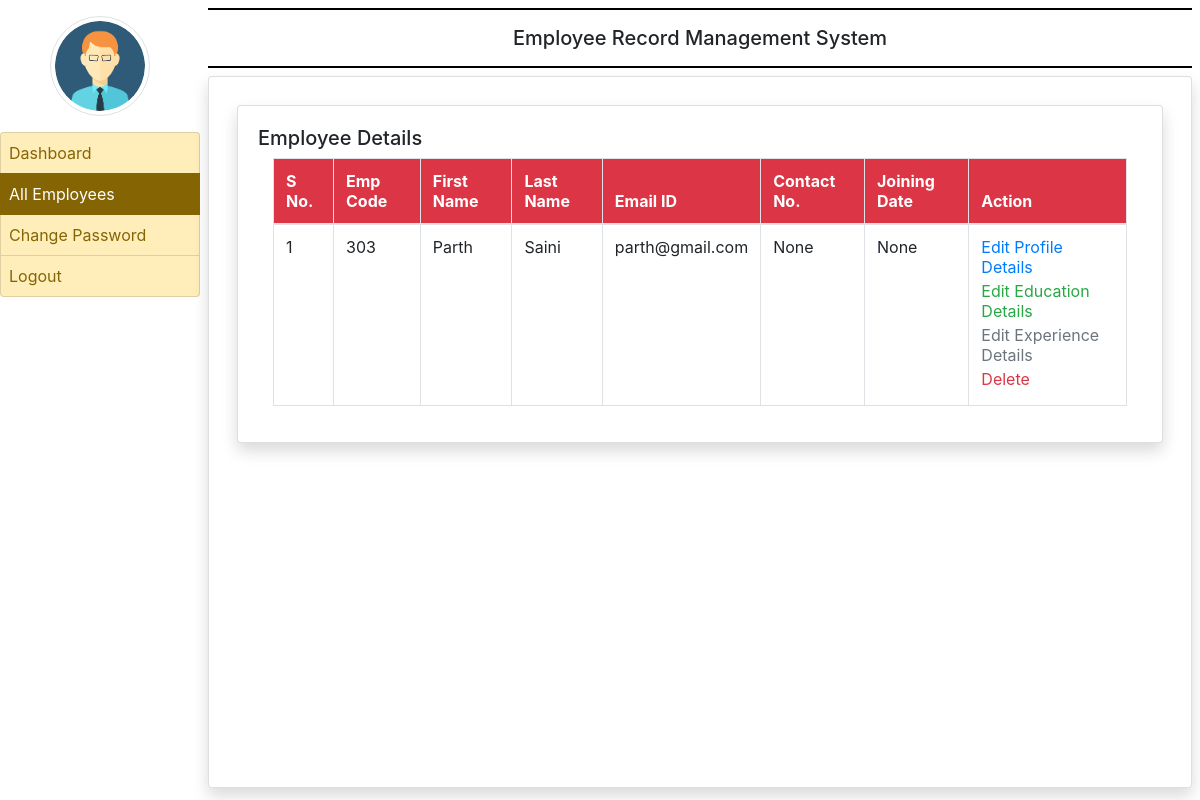
The page /all_employee (signed in) on the database its author committed.
### employee/models.py (models this page shows, shortened)
class EmployeeDetail(models.Model):
    user = models.ForeignKey(User,on_delete=models.CASCADE)
    empcode = models.CharField(max_length=50)
    empdept = models.CharField(max_length=50,null=True)
    designation = models.CharField(max_length=100,null=True)
    contact = models.CharField(max_length=15,null=True)
    gender = models.CharField(max_length=50,null=True)
    joiningdate = models.DateField(null=True)

### employee/views.py (the view)
# urls.py: path('all_employee', all_employee, name='all_employee'),
def all_employee(request):
    if not request.user.is_authenticated:
        return redirect('admin_login')
    employee = EmployeeDetail.objects.all()
    return render(request,'all_employee.html',locals())

### employee/templates/all_employee.html
{% extends 'admin_base.html' %}
{% block main %}
<div class="card shadow m-2">
    <div class="card-body">
        <h5>Employee Details</h5>
    <div class="container-fluid">
    <table class="table table-bordered table-hover" id="example">
        <thead class="text-white bg-danger">
        <tr>
            <th>S No.</th>
            <th>Emp Code</th>
            <th>First Name</th>
            <th>Last Name</th>
            <th>Email ID</th>
            <th>Contact No.</th>
            <th>Joining Date</th>
            <th>Action</th>
            </tr>
        </thead>
        <tbody>
        {% for i in employee %}
        <tr>
            <td>{{forloop.counter}}</td>
            <td>{{i.empcode}}</td>
            <td>{{i.user.first_name}}</td>
            <td>{{i.user.last_name}}</td>
            <td>{{i.user.username}}</td>
            <td>{{i.contact}}</td>
            <td>{{i.joiningdate}}</td>
            <td><a href="{% url 'edit_profile' i.id %}" class="text-primary d-block mb-1">Edit Profile Details</a>
                <a href="{% url 'edit_education' i.user.id %}" class="text-success d-block mb-1">Edit Education Details</a>
                <a href="{% url 'edit_experience' i.user.id %}" class="text-secondary d-block mb-1">Edit Experience Details</a>
                <a href="{% url 'delete_employee' i.user.id %}" class="text-danger d-block " onclick="return confirm('Are You Sure')">Delete</a>
            </td>
        </tr>
        {% endfor %}
        </tbody>
    </table>
    </div>
</div>
</div>
 {% endblock %}

### employee/templates/admin_base.html (style rules this page uses)
td a { display: block; margin-bottom: 4px; }

### rows shown on the page
EmployeeDetail: empcode "303", user.first_name "Parth", user.last_name "Saini", user.username "parth@gmail.com", contact "None", joiningdate "None"
